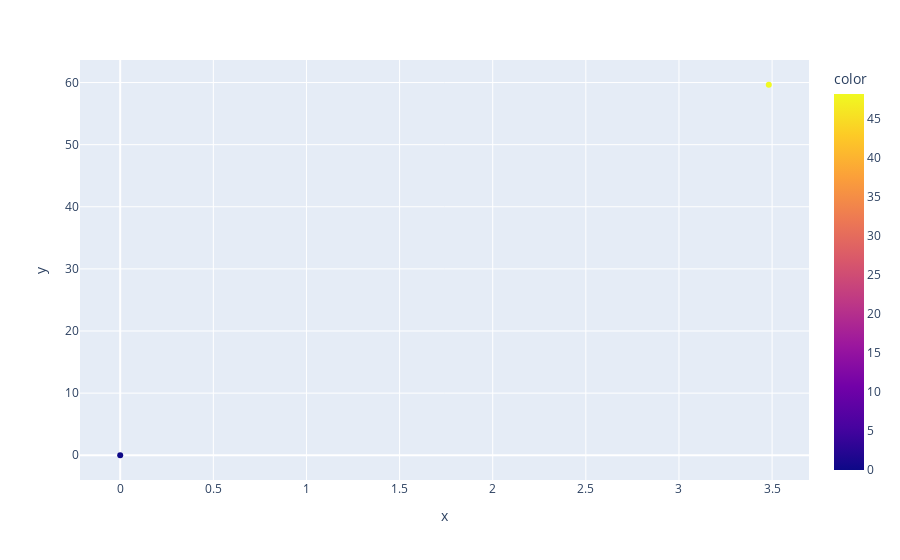
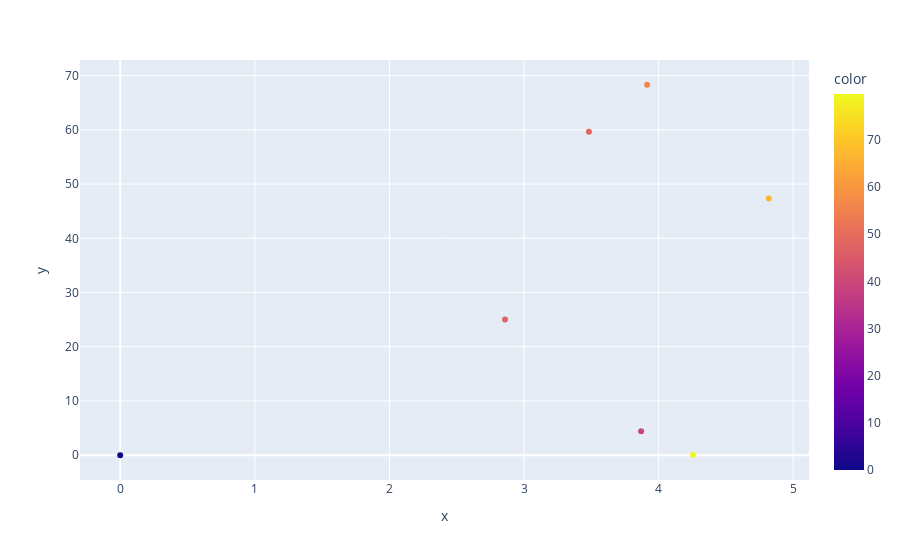

Notebook code cell kept with these figures, in order:
### Code cell
data = np.array([[0, 0, 0]])
for i in tqdm(range(0, 10)):
    # calculate neuron firing rate for random params
    amp = np.random.uniform(0, 5)
    pw = np.random.uniform(0, 80)
    print("Testing ", (amp, pw))
    res = run_simulation(amp, pw)
    # store results
    data = np.vstack((data, [amp, pw, res]))
    if i%100 == 99:
        np.save('groundtruth.npy', data)
    # show results
    if i%5 == 4:
        plt = px.scatter(x=data[:, 0], y=data[:, 1], color=data[:, 2])
        plt.show()

### Figure 1 — Plotly figure (JSON) as saved in the notebook; plotly's stock layout.template omitted (floating-point values rounded to 4 significant figures)
{"data": [{"hovertemplate": "x=%{x}<br>y=%{y}<br>color=%{marker.color}<extra></extra>", "legendgroup": "", "marker": {"color": [0, 48.14], "coloraxis": "coloraxis", "symbol": "circle"}, "mode": "markers", "name": "", "orientation": "v", "showlegend": false, "type": "scatter", "x": [0, 3.482], "xaxis": "x", "y": [0, 59.64], "yaxis": "y"}], "layout": {"coloraxis": {"colorbar": {"title": {"text": "color"}}, "colorscale": [[0, "#0d0887"], [0.1111, "#46039f"], [0.2222, "#7201a8"], [0.3333, "#9c179e"], [0.4444, "#bd3786"], [0.5556, "#d8576b"], [0.6667, "#ed7953"], [0.7778, "#fb9f3a"], [0.8889, "#fdca26"], [1, "#f0f921"]]}, "legend": {"tracegroupgap": 0}, "margin": {"t": 60}, "xaxis": {"anchor": "y", "domain": [0, 1], "title": {"text": "x"}}, "yaxis": {"anchor": "x", "domain": [0, 1], "title": {"text": "y"}}}}

### Figure 2 — Plotly figure (JSON) as saved in the notebook; plotly's stock layout.template omitted (floating-point values rounded to 4 significant figures)
{"data": [{"hovertemplate": "x=%{x}<br>y=%{y}<br>color=%{marker.color}<extra></extra>", "legendgroup": "", "marker": {"color": [0, 48.14, 66.72, 39.99, 47.71, 79.72, 56.09], "coloraxis": "coloraxis", "symbol": "circle"}, "mode": "markers", "name": "", "orientation": "v", "showlegend": false, "type": "scatter", "x": [0, 3.482, 4.819, 3.87, 2.859, 4.255, 3.915], "xaxis": "x", "y": [0, 59.64, 47.36, 4.413, 25.02, 0.07147, 68.32], "yaxis": "y"}], "layout": {"coloraxis": {"colorbar": {"title": {"text": "color"}}, "colorscale": [[0, "#0d0887"], [0.1111, "#46039f"], [0.2222, "#7201a8"], [0.3333, "#9c179e"], [0.4444, "#bd3786"], [0.5556, "#d8576b"], [0.6667, "#ed7953"], [0.7778, "#fb9f3a"], [0.8889, "#fdca26"], [1, "#f0f921"]]}, "legend": {"tracegroupgap": 0}, "margin": {"t": 60}, "xaxis": {"anchor": "y", "domain": [0, 1], "title": {"text": "x"}}, "yaxis": {"anchor": "x", "domain": [0, 1], "title": {"text": "y"}}}}
